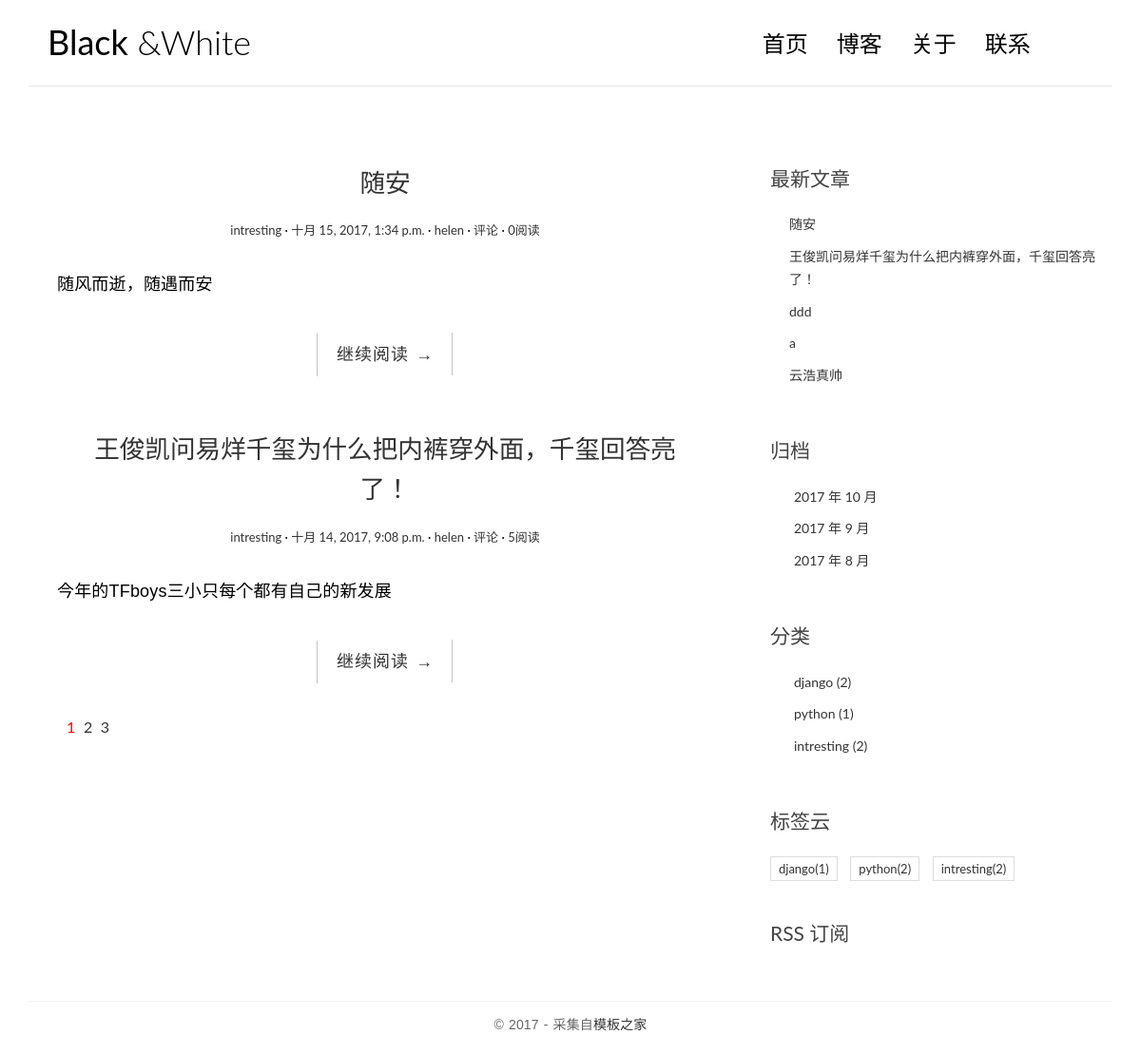
The app's page /, older data.
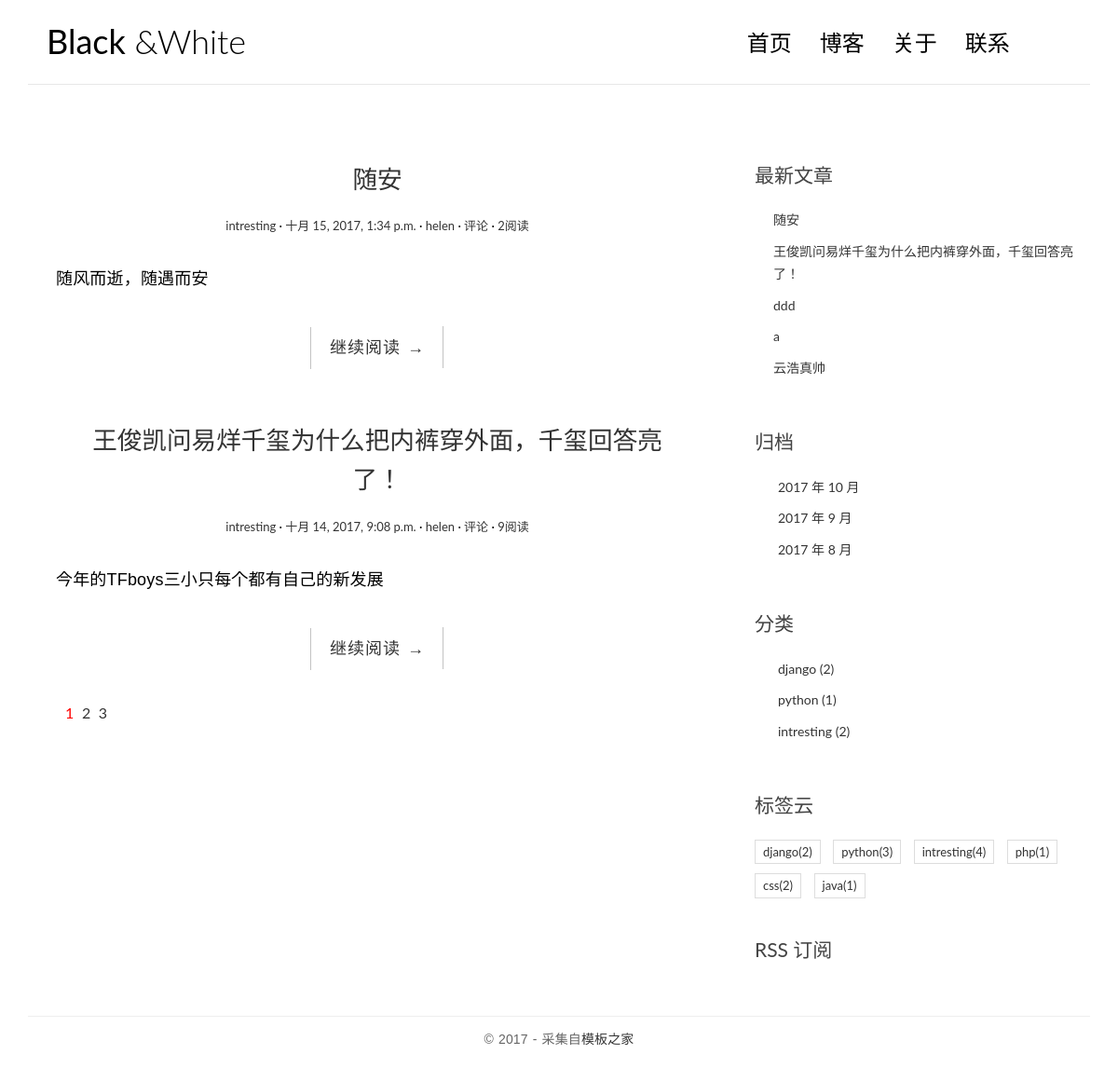
The same page, newer data.
### blog/models.py (models this page shows, shortened)
class Post(models.Model):
    title = models.CharField(max_length=64)
    body = models.TextField()
    created_time = models.DateTimeField()
    modified_time = models.DateTimeField()
    excerpt = models.CharField(max_length=256,blank=True)
    category = models.ForeignKey(Category)
    tage = models.ManyToManyField(Tag,blank=True)
    author = models.ForeignKey(User)
    views = models.PositiveIntegerField(default=0)
    class Meta:
        ordering = ['-created_time','-modified_time']
    def get_absolute_url(self):
        return reverse('blog:detail',kwargs={'pk':self.pk})

class Category(models.Model):
    name = models.CharField(max_length=64)

class Tag(models.Model):
    name = models.CharField(max_length=64)

### blog/views.py (the view, shortened to what this page needs)
# urls.py: url(r'^$',views.IndexView.as_view(),name='index'),
class IndexView(ListView):
    model = Post
    template_name = 'blog/index.html'
    context_object_name = 'post_list'
    paginate_by = 2
    def pagination_data(self,paginator,page,is_paginated):
        if not is_paginated:
            return {}
        first = False              # 首页
        left_has_more = False      # 省略号
        left = []                  # 当前页左边的页码
        page_number = page.number  # 当前页
        right = []                 # 当前页右边的页码
        right_has_more = False     # 省略号
        last = False               # 最后一页
        total_pages = paginator.num_pages# 总页数
        page_range = paginator.page_range# 获取整个分页的列表
        if page_number == 1:
            right = page_range[page_number:page_number+2]
            if right[-1]<total_pages-1:
                right_has_more = True
            if right[-1]<total_pages:
                last = True
        elif page_number == total_pages:
            left = page_range[(page_number-3) if(page_number-3)>0 else 0:page_number-1]
            if left[0]>2:
                left_has_more = True
            if left[0]>1:
                first = True
        data = {
            'left':left,
            'right':right,
            'left_has_more':left_has_more,
            'right_has_more':right_has_more,
            'first':first,
            'last':last
        }
        return data
    def get_context_data(self,**kwargs):
        context = super().get_context_data(**kwargs)
        paginator = context.get('paginator')
        page = context.get('page_obj')
        is_paginated = context.get('is_paginated')
        paginator_data = self.pagination_data(paginator,page,is_paginated)
        context.update(paginator_data)
        return context

### blog/templatetags/blog_tags.py (called while the page is built)
@register.simple_tag
def get_recent_posts(num=5):
    return Post.objects.all().order_by('-created_time')[:num]

@register.simple_tag
def archives():
    return Post.objects.dates('created_time','month',order='DESC')

@register.simple_tag
def get_categories():
    return Category.objects.annotate(num_post = Count('post')).filter(num_post__gt=0)

@register.simple_tag
def get_tags():
    return Tag.objects.annotate(num_post = Count('post')).filter(num_post__gt=0)

### templates/blog/index.html (shortened to what this page needs)
{% extends 'blog/base.html' %}
{% block main %}
{% for post in post_list %}
<article class="post post-{{ post.pk }}">
    <header class="entry-header">
        <h1 class="entry-title">
            <a href="{{ post.get_absolute_url }}">{{ post.title }}</a>
        </h1>
        <div class="entry-meta">
            <span class="post-category"><a href="#">{{ post.category.name }}</a></span>
            <span class="post-date"><a href="#"><time class="entry-date" datetime="{{ post.created_time }}">{{ post.created_time }}</time></a></span>
            <span class="post-author"><a href="#">{{ post.author }}</a></span>
            <span class="comments-link"><a href="#">评论</a></span>
            <span class="views-count"><a href="#">{{post.views}}阅读</a></span>
        </div>
    </header>
    <div class="entry-content clearfix">
        <p>{{ post.excerpt }}</p>
        <div class="read-more cl-effect-14">
            <a href="{{ post.get_absolute_url }}" class="more-link">继续阅读 <span class="meta-nav">→</span></a>
        </div>
    </div>
</article>
{% empty %}
<div class="no-post">暂时还没有发布的文章！</div>
{% endfor %}
{% if is_paginated %}
<div class="pagination">
   <ul>
       <li class="current"><a href="?page={{page_obj.number}}">{{page_obj.number}}</a></li>
       {%if right%}
            {% for i in right%}
                <li><a href="?page={{i}}">{{i}}</a> </li>
            {%endfor%}
       {%endif%}
   </ul>
</div>
{%endif%}
{% endblock main %}

### templates/blog/base.html (shortened to what this page needs)
{%load staticfiles%}
{%load blog_tags%}
<html>
<head>
    <link rel="stylesheet" href="{% static 'blog/css/bootstrap.min.css' %}">
    <link rel="stylesheet" href="{% static 'blog/css/custom.css' %}">
    <link rel="stylesheet" href="{% static 'blog/css/pace.css' %}">
    <link rel="stylesheet" href="http://code.ionicframework.com/ionicons/2.0.1/css/ionicons.min.css">
    <link rel="stylesheet" href="{% static 'blog/css/highlights/github.css' %}">
</head>
<body>
<div class="container">
    <header id="site-header">
        <div class="row">
            <div class="col-md-4 col-sm-5 col-xs-8">
                <div class="logo">
                    <h1><a href="{% url 'blog:index' %}"><b>Black</b> &amp;White</a></h1>
                </div>
            </div>
            <div class="col-md-8 col-sm-7 col-xs-4">
                <nav class="main-nav" role="navigation">
                    <div class="collapse navbar-collapse" id="bsexample-navbar-collapse-1">
                        <ul class="nav navbar-nav navbar-right">
                            <li class="cl-effect-11"><a href="{% url 'blog:index' %}" data-hover="首页">首页</a></li>
                            <li class="cl-effect-11"><a href="fullwidth.html" data-hover="博客">博客</a></li>
                            <li class="cl-effect-11"><a href="about.html" data-hover="关于">关于</a></li>
                            <li class="cl-effect-11"><a href="contact.html" data-hover="联系">联系</a></li>
                        </ul>
                    </div>
                </nav>
            </div>
        </div>
    </header>
</div>
<div class="content-body">
    <div class="container">
        <div class="row">
            <main class="col-md-8">
                {% block main %}
                {% endblock %}
            </main>
            <aside class="col-md-4">
                <div class="widget widget-recent-posts">
                    <h3 class="widget-title">最新文章</h3>
                    {% get_recent_posts as recent_post_list %}
                    <ul>
                       {% for post in recent_post_list %}
                        <li>
                            <a href="{{ post.get_absolute_url }}">{{ post.title }}</a>
                        </li>
                        {% empty %}
                          暂无文章！
                        {% endfor %}
                    </ul>
                </div>
                <div class="widget widget-archives">
                    <h3 class="widget-title">归档</h3>
                    {% archives as date_list %}
                    <ul>
                       {% for date in date_list %}
                        <li>
                            <a href="{% url 'blog:archives' date.year date.month %}">
                                {{ date.year }} 年 {{ date.month }} 月
                            </a>
                        </li>
                        {% empty %}
                          暂无归档！
                        {% endfor %}
                    </ul>
                </div>
                <div class="widget widget-category">
                    <h3 class="widget-title">分类</h3>
                    {% get_categories as category_list %}
                    <ul>
                        {% for category in category_list %}
                        <li>
                           <a href="{% url 'blog:category' category.pk %}">{{ category.name }} <span class="post-count">({{category.num_post}})</span></a>
                        </li>
                         {% endfor %}
                    </ul>
                </div>
                <div class="widget widget-tag-cloud">
                    <h3 class="widget-title">标签云</h3>
                    {% get_tags as tag_list %}
                    <ul>
                        {% for tag in tag_list %}
                        <li>
                            <a href="{% url 'blog:tag' tag.pk %}">{{tag.name}}<span class="post-count">({{tag.num_post}})</span></a>
                        </li>
                        {% empty %}
                          没有标签
                        {% endfor %}
                    </ul>
                </div>
                <div class="rss">
                    <a href="{%url 'rss'%}"> RSS 订阅</a>
                </div>
            </aside>
        </div>
    </div>
</div>
<footer id="site-footer">
    <div class="container">
        <div class="row">
            <div class="col-md-12">
                <p class="copyright">&copy 2017 - 采集自<a href="http://www.cssmoban.com/" target="_blank" title="模板之家">模板之家</a></p>
            </div>
        </div>
    </div>
</footer>
</body>
</html>

### blog/static/blog/css/custom.css (style rules this page uses)
* { outline: none; }
h1, h2, h3, h4, h5, h6 { margin-top: 0; }
b { font-weight: 400; }
a { color: #333; }
body { color: #444; font-family: 'Lato', sans-serif; }
p { font-family: 'Ubuntu', sans-serif; font-weight: 400; word-spacing: 1px; letter-spacing: 0.01em; }
#site-header { background-color: #FFF; padding: 25px 20px; margin-bottom: 40px; border-bottom: 1px solid #e7e7e7; }
.logo h1 a { color: #000; }
.logo h1 { margin: 0; font-family: 'Lato', sans-serif; font-weight: 300; }
.main-nav { margin-top: 11px; max-width: 95%; }
.main-nav a { color: #000000 !important; padding: 0 0 5px 0 !important; margin-right: 30px; font-family: 'Lato', sans-serif; font-weight: 300; font-size: 24px; }
.cl-effect-11 a { padding: 10px 0; color: #0972b4; text-shadow: none; }
.cl-effect-11 a::before { position: absolute; top: 0; left: 0; overflow: hidden; padding: 0 0 5px 0 !important; max-width: 0; border-bottom: 1px solid #000; color: #000; content: attr(data-hover); white-space: nowrap; -webkit-transition: max-width 0.5s; -moz-transition: max-width 0.5s; transition: max-width 0.5s; }
.content-body { padding-bottom: 4em; }
.post { background: #fff; padding: 30px 30px 0; }
.entry-title { text-align: center; font-size: 1.9em; margin-bottom: 20px; line-height: 1.6; padding: 10px 20px 0; }
.entry-meta { text-align: center; color: #DDDDDD; font-size: 13px; margin-bottom: 30px; }
.entry-content { font-size: 18px; line-height: 1.9; font-weight: 300; color: #000; }
.post-category::after, .post-date::after, .post-author::after, .comments-link::after { content: ' ·'; color: #000; }
.read-more { font-family: 'Ubuntu', sans-serif; font-weight: 400; word-spacing: 1px; letter-spacing: 0.01em; text-align: center; margin-top: 20px; }
.cl-effect-14 a { padding: 0 20px; height: 45px; line-height: 45px; position: relative; display: inline-block; margin: 15px 25px; letter-spacing: 1px; font-weight: 400; text-shadow: 0 0 1px rgba(255, 255, 255, 0.3); }
.cl-effect-14 a::before, .cl-effect-14 a::after { position: absolute; width: 45px; height: 1px; background: #C3C3C3; content: ''; -webkit-transition: all 0.3s; -moz-transition: all 0.3s; transition: all 0.3s; pointer-events: none; }
.cl-effect-14 a::before { top: 0; left: 0; -webkit-transform: rotate(90deg); -moz-transform: rotate(90deg); transform: rotate(90deg); -webkit-transform-origin: 0 0; -moz-transform-origin: 0 0; transform-origin: 0 0; }
.cl-effect-14 a::after { right: 0; bottom: 0; -webkit-transform: rotate(90deg); -moz-transform: rotate(90deg); transform: rotate(90deg); -webkit-transform-origin: 100% 0; -moz-transform-origin: 100% 0; transform-origin: 100% 0; }
.widget { background: #fff; padding: 30px 0 0; }
.widget-title { font-size: 1.5em; margin-bottom: 20px; line-height: 1.6; padding: 10px 0 0; font-weight: 400; }
.widget-recent-posts ul { padding: 0; margin: 0; padding-left: 20px; }
.widget-recent-posts ul li { list-style-type: none; position: relative; line-height: 170%; margin-bottom: 10px; }
.widget-recent-posts ul li::before { content: '\f3d3'; font-family: "Ionicons"; position: absolute; left: -17px; top: 3px; font-size: 16px; color: #000; }
.widget-archives ul { padding: 0; margin: 0; padding-left: 25px; }
.widget-archives ul li { list-style-type: none; position: relative; line-height: 170%; margin-bottom: 10px; }
.widget-archives ul li::before { content: '\f3f3'; font-family: "Ionicons"; position: absolute; left: -25px; top: 1px; font-size: 16px; color: #000; }
.widget-category ul { padding: 0; margin: 0; padding-left: 25px; }
.widget-category ul li { list-style-type: none; position: relative; line-height: 170%; margin-bottom: 10px; }
.widget-category ul li::before { content: '\f3fe'; font-family: "Ionicons"; position: absolute; left: -25px; top: 1px; font-size: 18px; color: #000; }
.widget-tag-cloud ul { padding: 0; margin: 0; margin-right: -10px; }
.widget-tag-cloud ul li { list-style-type: none; font-size: 13px; display: inline-block; margin-right: 10px; margin-bottom: 10px; padding: 3px 8px; border: 1px solid #ddd; }
.rss { font-size: 21px; margin-top: 30px; }
.rss a { color: #444; }
#site-footer { padding-top: 10px; padding: 0 0 1.5em 0; }
.copyright { text-align: center; padding-top: 1em; margin: 0; border-top: 1px solid #eee; color: #666; }
.pagination ul { list-style: none; }
.pagination ul li { display: inline-block; font-size: 16px; margin-right: 5px; }
.current a { color: red; }

Row changes from the older to the newer data that the page shows:
changed Post "随安": views "0" → "2"
changed Post "王俊凯问易烊千玺为什么把内裤穿外面，千玺回答亮了！": views "5" → "9"
computed for Tag "django": num_post "1" → "2"
computed for Tag "python": num_post "2" → "3"
computed for Tag "intresting": num_post "2" → "4"
added Tag: name "php", num_post "1"
added Tag: name "css", num_post "2"
added Tag: name "java", num_post "1"
